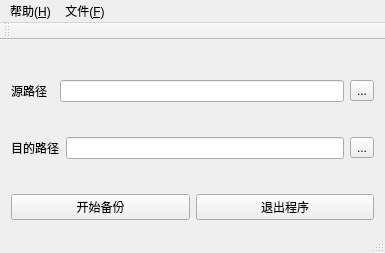
<?xml version="1.0" encoding="UTF-8"?>
<ui version="4.0">
 <class>MainDesktop</class>
 <widget class="QMainWindow" name="MainDesktop">
  <property name="geometry">
   <rect>
    <x>0</x>
    <y>0</y>
    <width>385</width>
    <height>253</height>
   </rect>
  </property>
  <property name="windowTitle">
   <string>MainDesktop</string>
  </property>
  <widget class="QWidget" name="centralWidget">
   <layout class="QGridLayout" name="gridLayout">
    <item row="0" column="0">
     <spacer name="verticalSpacer_3">
      <property name="orientation">
       <enum>Qt::Vertical</enum>
      </property>
      <property name="sizeHint" stdset="0">
       <size>
        <width>20</width>
        <height>23</height>
       </size>
      </property>
     </spacer>
    </item>
    <item row="1" column="0">
     <layout class="QHBoxLayout" name="horizontalLayout">
      <item>
       <widget class="QLabel" name="fromPath">
        <property name="text">
         <string>源路径  </string>
        </property>
       </widget>
      </item>
      <item>
       <widget class="QLineEdit" name="editfromPath">
        <property name="readOnly">
         <bool>true</bool>
        </property>
        <property name="clearButtonEnabled">
         <bool>false</bool>
        </property>
       </widget>
      </item>
      <item>
       <widget class="QToolButton" name="fromTool">
        <property name="text">
         <string>...</string>
        </property>
       </widget>
      </item>
     </layout>
    </item>
    <item row="2" column="0">
     <spacer name="verticalSpacer">
      <property name="orientation">
       <enum>Qt::Vertical</enum>
      </property>
      <property name="sizeHint" stdset="0">
       <size>
        <width>20</width>
        <height>24</height>
       </size>
      </property>
     </spacer>
    </item>
    <item row="3" column="0">
     <layout class="QHBoxLayout" name="horizontalLayout_2">
      <item>
       <widget class="QLabel" name="toPath">
        <property name="text">
         <string>目的路径</string>
        </property>
       </widget>
      </item>
      <item>
       <widget class="QLineEdit" name="edittoPath">
        <property name="readOnly">
         <bool>true</bool>
        </property>
       </widget>
      </item>
      <item>
       <widget class="QToolButton" name="toTool">
        <property name="text">
         <string>...</string>
        </property>
       </widget>
      </item>
     </layout>
    </item>
    <item row="4" column="0">
     <spacer name="verticalSpacer_2">
      <property name="orientation">
       <enum>Qt::Vertical</enum>
      </property>
      <property name="sizeHint" stdset="0">
       <size>
        <width>20</width>
        <height>23</height>
       </size>
      </property>
     </spacer>
    </item>
    <item row="5" column="0">
     <layout class="QHBoxLayout" name="horizontalLayout_3">
      <item>
       <widget class="QPushButton" name="startButton">
        <property name="text">
         <string>开始备份</string>
        </property>
       </widget>
      </item>
      <item>
       <widget class="QPushButton" name="exitButton">
        <property name="text">
         <string>退出程序</string>
        </property>
       </widget>
      </item>
     </layout>
    </item>
   </layout>
  </widget>
  <widget class="QMenuBar" name="menuBar">
   <property name="geometry">
    <rect>
     <x>0</x>
     <y>0</y>
     <width>385</width>
     <height>27</height>
    </rect>
   </property>
   <widget class="QMenu" name="menu">
    <property name="title">
     <string>帮助(&amp;H)</string>
    </property>
    <addaction name="aboutApp"/>
   </widget>
   <widget class="QMenu" name="menu_F">
    <property name="title">
     <string>文件(&amp;F)</string>
    </property>
    <addaction name="errorApp"/>
    <addaction name="InfoApp"/>
   </widget>
   <addaction name="menu"/>
   <addaction name="menu_F"/>
  </widget>
  <widget class="QToolBar" name="mainToolBar">
   <attribute name="toolBarArea">
    <enum>TopToolBarArea</enum>
   </attribute>
   <attribute name="toolBarBreak">
    <bool>false</bool>
   </attribute>
  </widget>
  <widget class="QStatusBar" name="statusBar"/>
  <action name="aboutApp">
   <property name="text">
    <string>关于(&amp;A)</string>
   </property>
   <property name="shortcut">
    <string>Ctrl+A</string>
   </property>
  </action>
  <action name="errorApp">
   <property name="text">
    <string>错误信息(&amp;E)</string>
   </property>
  </action>
  <action name="InfoApp">
   <property name="text">
    <string>备份信息(&amp;I)</string>
   </property>
  </action>
 </widget>
 <layoutdefault spacing="6" margin="11"/>
 <resources/>
 <connections/>
</ui>
